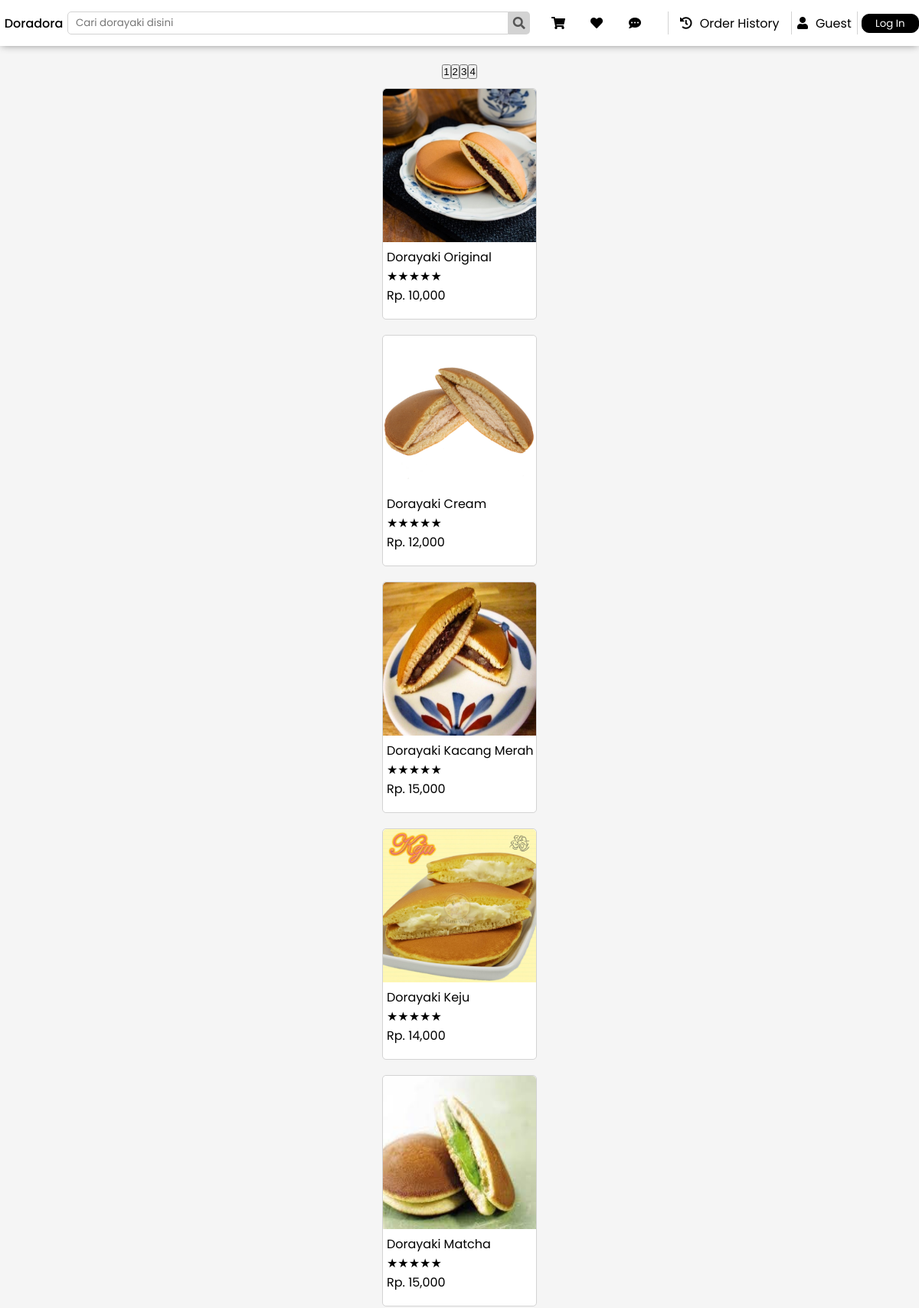
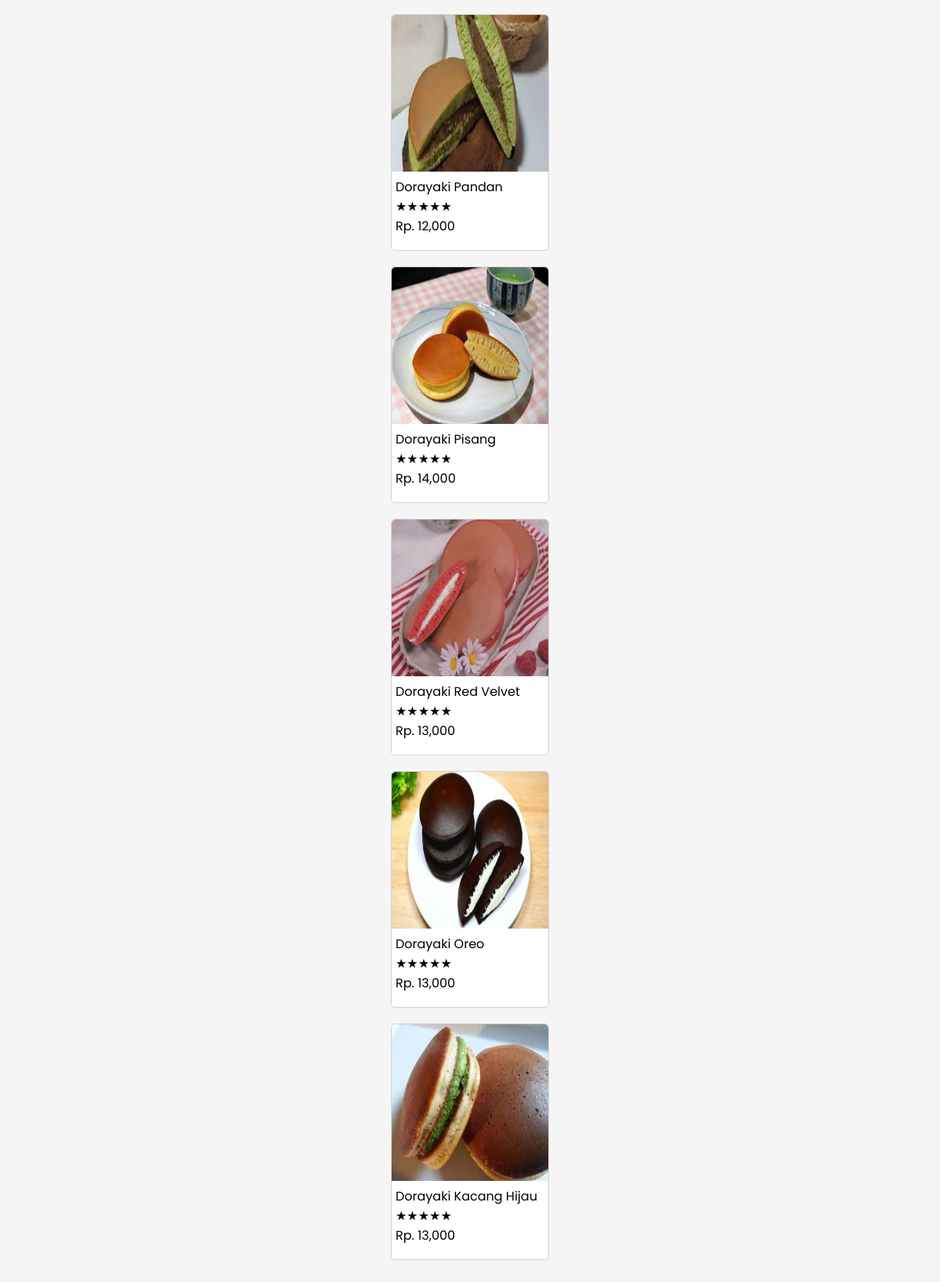
The page / on the database its author committed (2 pictures, top to bottom).
### tables this page shows
CREATE TABLE "item" (
	"idItem"	TEXT NOT NULL,
	"namaItem"	TEXT NOT NULL,
	"deskripsi"	TEXT,
	"harga"	INTEGER NOT NULL,
	"stok"	INTEGER NOT NULL,
	"gambar"	BLOB NOT NULL,
	"available"	INTEGER NOT NULL DEFAULT 1
);

### check/db-index.php (called while the page is built, shortened)
<?php
function loadAllAvailableItem() {
    $db = new SQLite3($GLOBALS['db']);
    $query = $db->query("SELECT * FROM item a NATURAL JOIN (SELECT idItem FROM item_quantity GROUP BY idItem ORDER BY SUM(quantity) DESC) b WHERE available = 1;");
    $data = array();
    $query2 = $db->query("SELECT * FROM item a WHERE available = 1 AND idItem NOT IN (SELECT idItem FROM item_quantity);");
    while ($row = $query2->fetchArray(SQLITE3_ASSOC)) {
        array_push($data, $row);
    }
    return $data;
}
function loadAllAvailableItemPagination($start, $perPage) {
    $db = new SQLite3($GLOBALS['db']);
    $query = $db->query("SELECT * FROM item a NATURAL JOIN (SELECT idItem FROM item_quantity GROUP BY idItem ORDER BY SUM(quantity) DESC) b WHERE available = 1;");
    $data = array();
    $query2 = $db->query("SELECT * FROM item a WHERE available = 1 AND idItem NOT IN (SELECT idItem FROM item_quantity);");
    while ($row = $query2->fetchArray(SQLITE3_ASSOC)) {
        array_push($data, $row);
    }
    $paginationData = array();
    for ($i = $start; $i < $start + $perPage; $i++){
        if($i < count($data)){
            array_push($paginationData, $data[$i]);
        }
    }
    return $paginationData;
}
?>

### index.php (the view, shortened to what this page needs)
<?php
    require_once("./check/db-index.php");
    if (isset($_SESSION['isAdmin'])) {
        $isAdmin = $_SESSION['isAdmin'];
    } else {
        $isAdmin = -1;
    }
    $perPage = 10;
    $page = isset($_GET["halaman"]) ? (int)$_GET['halaman'] : 1;
    $start = ($page > 1) ? ($page * $perPage) - $perPage : 0;
    ?>
<!DOCTYPE html>
<html lang="en">
  <head>
    <link rel="stylesheet" href="https://cdnjs.cloudflare.com/ajax/libs/font-awesome/5.15.1/css/all.min.css" />
    <link rel="stylesheet" href="./css/header-user.css" />
    <link rel="stylesheet" href="./css/index.css" />
  </head>
  <body onload="renderHeader(<?= $isAdmin?>, 1)">
    <div class="header">
        <div class="header-brand" onclick="goToHomeFromHome()">
            Doradora
        </div>
        <div class="header-search">
            <form action="./pages/search-result.php" id="search-form" name="search-form" method="GET">
                <input type="text" name="search-query" placeholder="Cari dorayaki disini">
                <div class="search-icon" onclick="submitSearch()"><i class="fas fa-search"></i></div>
            </form>
        </div>
        <div id="header-user-admin"></div>
        <div class="header-user">
            <i class="fas fa-user"></i>
            <?php if (isset($_SESSION['username'])) {?>
                <p><?= $_SESSION['username'] ?></p>
            <?php } else { ?>
                <p>Guest</p>
            <?php } ?>
        </div>
        <div class="login-logout">
            <form method="POST">
                <?php if (isset($_SESSION['username'])) {?>
                    <input type='submit' name='logout-btn' id='logout-btn' value="Log Out"/>
                <?php } else { ?>
                    <input type='submit' name='login-btn' id='login-btn' value="Log In" />
                <?php } ?>
            </form>
        </div>
    </div>
    <div class="product-container">
        <div class="product">
            <?php
                require_once("./check/db-index.php");
                if ($isAdmin == 1) {
                    $itemArray_ = loadAllItem();
                    $itemArray = loadAllItemPagination($start, $perPage);
                    $total = count($itemArray_);
                    $pages = ceil($total/$perPage);
                }
                else{
                    $itemArray_ = loadAllAvailableItem();
                    $itemArray = loadAllAvailableItemPagination($start, $perPage);
                    $total = count($itemArray_);
                    $pages = ceil($total/$perPage);
                }
                ?>
                <div class="pagination">
                     <?php for($i = 1; $i <= $pages; $i++) {?>
                        <form method="GET">
                            <button type="submit" name="page-btn"><?= $i ?></button>
                        </form>
                        <?php }?>
                </div>
            <?php for($i = 0; $i < count($itemArray); $i++) {?>
                <form action="./pages/product-details.php" method="GET" name="itemForm" id="itemForm-<?=$i?>" class="itemForm">
                    <div class="product-card" onclick="submitData(<?=$i?>)">
                        <img src=<?= $itemArray[$i]["gambar"]?> alt="Gambar tidak tersedia.">
                        <p><?= $itemArray[$i]["namaItem"]?></p>
                        <p>★★★★★</p>
                        <p>Rp. <?= number_format($itemArray[$i]["harga"])?></p>
                    </div>
                </form>
            <?php } ?>
        </div>
    </div>
  </body>
</html>

### css/header-user.css (style rules this page uses)
*, *::before, *::after { margin: 0; padding: 0; }
body { font-family: "Poppins", sans-serif; background-color: whitesmoke; }
.header { display: flex; align-items: center; background-color: white; height: 60px; width: 100%; position: fixed; z-index: 999; box-shadow: 0 1px 10px -2px gray; }
.header-brand { cursor: pointer; font-weight: 500; width: 175px; text-align: center; }
.header-search { display: flex; align-items: center; justify-content: center; width: 100%; height: 30px; }
#search-form { display: inherit; align-items: inherit; justify-content: inherit; width: 100%; }
#search-form > input { outline: none; height: 28px; width: 100%; border: 1px solid lightgray; border-radius: 5px 0 0 5px; padding: 0 10px; font-family: "Poppins", sans-serif; margin: 0; }
.search-icon { background-color: lightgray; height: 30px; width: 30px; display: flex; align-items: center; justify-content: center; border-radius: 0 5px 5px 0; color: rgb(85, 85, 85); }
#header-user-admin { display: flex; height: 100%; align-items: center; }
.header-user, .header-history, .header-add-variant { display: flex; align-items: center; justify-content: center; background: linear-gradient(gray 0 0) bottom / var(--d, 0) 3px no-repeat; transition: 0.3s; height: 100%; cursor: pointer; width: 150px; }
.header-user > p, .header-history > p, .header-add-variant > p { margin-left: 10px; }
.login-logout { width: 150px; display: flex; align-items: center; justify-content: center; }
#login-btn, #logout-btn { outline: none; height: 25px; width: 75px; border-radius: 10px; border: 1px solid black; font-family: "Poppins", sans-serif; background-color: black; color: white; cursor: pointer; transition: 0.5; }

### css/index.css (style rules this page uses)
body { font-family: "Poppins", sans-serif; }
.product { display: flex; flex-wrap: wrap; justify-content: center; padding: 0px 400px 40px 400px; }
.product-card { height: 300px; width: 200px; background-color: white; margin: 10px; border-radius: 5px; cursor: pointer; border: 1px solid lightgray; }
.product-card > img { height: 200px; width: 200px; border-radius: 5px 5px 0 0; }
.product-card > p { margin-left: 5px; }
.pagination { width: 100%; display: flex; justify-content: center; padding-top: 80px; }

### rows shown on the page
item: gambar (picture), namaItem "Dorayaki Original", harga "10,000"
item: gambar (picture), namaItem "Dorayaki Cream", harga "12,000"
item: gambar (picture), namaItem "Dorayaki Kacang Merah", harga "15,000"
item: gambar (picture), namaItem "Dorayaki Keju", harga "14,000"
item: gambar (picture), namaItem "Dorayaki Matcha", harga "15,000"
item: gambar (picture), namaItem "Dorayaki Pandan", harga "12,000"
item: gambar (picture), namaItem "Dorayaki Pisang", harga "14,000"
item: gambar (picture), namaItem "Dorayaki Red Velvet", harga "13,000"
item: gambar (picture), namaItem "Dorayaki Oreo", harga "13,000"
item: gambar (picture), namaItem "Dorayaki Kacang Hijau", harga "13,000"
